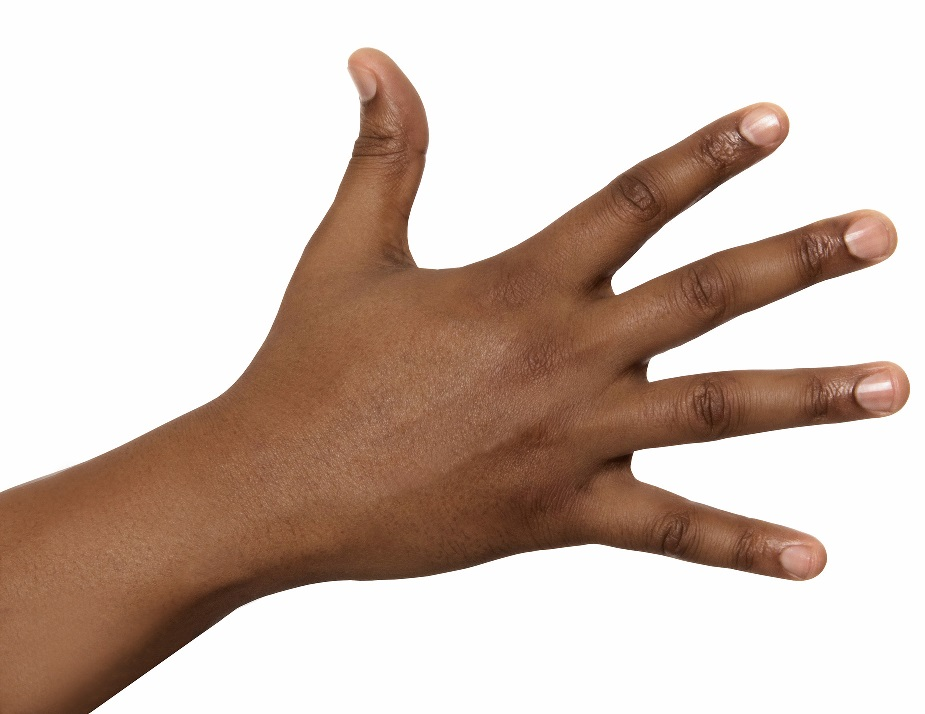
#> input picture images/hand_rotated.jpg, 925 x 714 px, given in place of the camera
$ python main.py
#> lines starting #> are read from the running program, lines starting #| are printed output that depends on the picture
### oldVersions/HandTrackingOnly/HandModel.py
# HSB - Computational Geometry
# Professor: Martin Hering-Bertram
# Authors:  Filips Mindelis
#           Tony Lattke

# Python Libraries
import cv2  # OpenCV

# Our Libraries


class HandModel:
    defects = []  # Coordinates of defects
    triangles = []  # Triangles (lines connected with the defect)
    fingers = []  # Coordinates of finger
    centerOfHand = None
    angles = []
    numberOfFingers = 0
    contours = None

    def __init__(self):
        self.resetModel()
        print("Model of the hand created")

    # [22 lines left out: function draw, not called in this run]

    def resetModel(self):
        self.defects = []  # Coordinates of defects
        self.triangles = []  # Triangles (lines connected with the defect)
        self.fingers = []  # Coordinates of finger
        self.centerOfHand = None
        self.angles = []
        self.numberOfFingers = 0
        self.contours = None

### oldVersions/HandTrackingOnly/colors_helpers.py
# HSB - Computational Geometry
# Professor: Martin Hering-Bertram
# Authors:  Filips Mindelis
#           Tony Lattke

# Change from RGB to BGR
def generateRGBToBGR(r, g, b):
    return (b, g, r)


# Colors
colors = {
    'red': generateRGBToBGR(255, 0, 0),
    'green': generateRGBToBGR(0, 255, 0),
    'blue': generateRGBToBGR(0, 0, 255),
    'cyan': generateRGBToBGR(0, 255, 255),
    'magenta': generateRGBToBGR(255, 0, 255),
    'yellow': generateRGBToBGR(255, 255, 0),
    'black': generateRGBToBGR(0, 0, 0),
    'white': generateRGBToBGR(255, 255, 255)
}

# Color settings
colorSettings = {
    'finger': colors['cyan'],
    'fingerPoint': colors['red'],
    'defect': colors['blue'],
    'center': colors['magenta'],
    'handSurface': colors['green']
}

### oldVersions/HandTrackingOnly/main.py
# HSB - Computational Geometry
# Professor: Martin Hering-Bertram
# Authors:  Filips Mindelis
#           Tony Lattke

# Python Libraries
import numpy as np
import os
import threading
import time

import cv2

import HandModel as hm
import Triangle as tr
import colors_helpers as ch
import math_helpers as mh


# addText - Add text in an image
# image : Target image
# text : Text
# point : Coordinate
def addText(image, text, point):
    fontSize = 1.0
    cv2.putText(image, text, point, cv2.FONT_HERSHEY_PLAIN, fontSize, ch.colors['white'])


# smoothPositionY - Generate a smooth value of y
# x - X coordinate
# y - Y coordinate
# n - Smooth factor
def smoothPositionY(x, y, n):
    return (y / x) * n


# HandTracking Processor class
class HandTracking:
    # Constructor
    def __init__(self):
        self.debugMode = True

        # Setting Camera
        # self.camera = cv2.VideoCapture("test.mp4")
        self.camera = cv2.VideoCapture(0)

        # Resolution of camera
        # self.camera.set(3, 1024)
        # self.camera.set(4, 800)

        self.previousPosition = 0  # Get the relative position of mouse pointer

        # Data
        self.Data = {"angles less 90": 0,
                     "hulls": 0,
                     "defects": 0,
                     "fingers": 0,
                     "fingers history": []
                     }

        # Settings
        self.settings = {
            'erode': 17,  # Erode
            'dilate': 9,  # Dilate
            'smooth': 23,  # Blur
            'upper': 22,  # Upper
            'filterUpS': 255,
            'filterUpV': 250,
            'lower': 0,  # Lower
            'filterDownS': 21,
            'filterDownV': 20,
            'minArea': 5e3
        }

        # Create a window with the filter options
        cv2.namedWindow("Filters")
        cv2.createTrackbar("erode", "Filters", self.settings["erode"], 255, self.onChange_erode)
        cv2.createTrackbar("dilate", "Filters", self.settings["dilate"], 255, self.onChange_dilate)
        cv2.createTrackbar("smooth", "Filters", self.settings["smooth"], 255, self.onChange_smooth)

        # Create model of the hand
        self.hand = hm.HandModel()

    # OnChange values functions
    # Update erosion value
    def onChange_erode(self, value):
        self.settings["erode"] = value + 1

    # Update dilatation value
    def onChange_dilate(self, value):
        self.settings["dilate"] = value + 1

    # Update the smooth Value
    def onChange_smooth(self, value):
        self.settings["smooth"] = value + 1

    # imageProcessing - Run the image processing
    def imageProcessing(self):
        self.hand.resetModel()
        ret, im = self.camera.read()
#> im is the input picture: shape (714, 925, 3); mean B, G, R 181.3, 191.2, 208.7
        im = cv2.flip(im, 1)
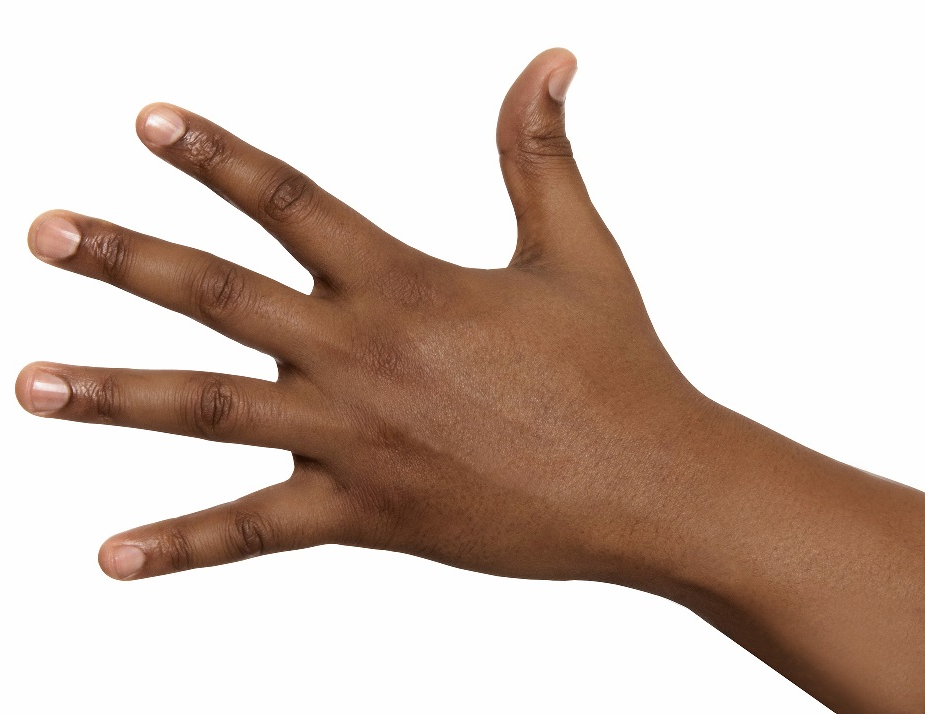
#> im: shape (714, 925, 3); mean B, G, R 181.3, 191.2, 208.7
        self.imOrig = im.copy()
        self.imNoFilters = im.copy()

        # Bluring
        im = cv2.blur(im, (self.settings["smooth"], self.settings["smooth"]))
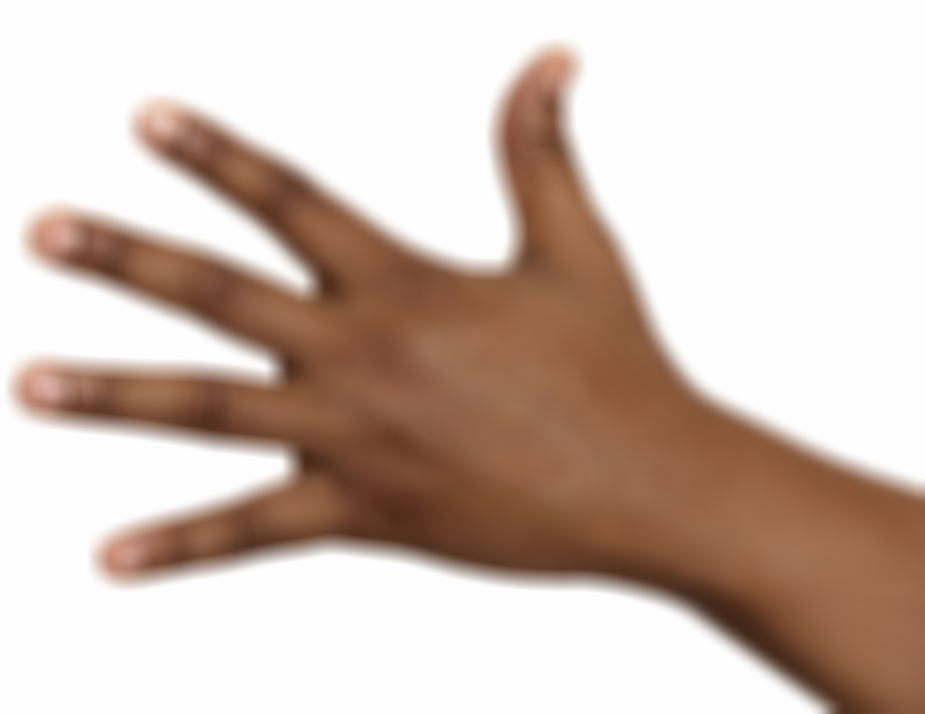
#> im: shape (714, 925, 3); mean B, G, R 181.3, 191.2, 208.7

        # Filtering the hand (Skin color)
        filter_ = self.filterSkin(im)
#> in filterSkin, `hsv_im = cv2.cvtColor(image, cv2.COLOR_BGR2HSV)`: hsv_im: shape (714, 925, 3); mean H, S, V 5, 50.3, 208.7
#> in filterSkin, `filter_im = cv2.inRange(hsv_im, LOWER, UPPER)`: filter_im: shape (714, 925); every value is 0

        # Erosion
        filter_ = cv2.erode(filter_,
                            cv2.getStructuringElement(cv2.MORPH_ELLIPSE,
                                                      (self.settings["erode"], self.settings["erode"])))

        # Dilation
        filter_ = cv2.dilate(filter_,
                             cv2.getStructuringElement(cv2.MORPH_ELLIPSE,
                                                       (self.settings["dilate"], self.settings["dilate"])))

        # Recognition of contours
        contours, hierarchy = cv2.findContours(filter_, cv2.RETR_LIST, cv2.CHAIN_APPROX_NONE)
#> contours = []
        # Filtering the contours
        allIdex = []
        for index in range(len(contours)):
            area = cv2.contourArea(contours[index])
            if area < self.settings['minArea']:
                allIdex.append(index)
#> this loop made 0 passes
#> after the loop, allIdex = []
        allIdex.sort(reverse=True)
        for index in allIdex:
            contours.pop(index)
        self.hand.contours = contours
        # No contours
        if len(contours) == 0:
            return

        # Getting Information of contours
        allIdex = []
        index_ = 0
        for cnt in contours:
            tempIm = im.copy()
            tempIm = cv2.subtract(tempIm, im)

            # Detect fingers
            hull = cv2.convexHull(cnt)
            self.last = None
            self.Data["hulls"] = 0
            for hu in hull:
                if self.last == None:
                    fingerPoint = tuple(hu[0])
                    self.hand.fingers.append(fingerPoint)
                else:
                    distance = mh.distance(self.last, tuple(hu[0]))
                    if distance > 40:  # Filtering Points
                        self.Data["hulls"] += 1
                        fingerPoint = tuple(hu[0])
                        self.hand.fingers.append(fingerPoint)
                self.last = tuple(hu[0])

            # Calculate the center of the hand
            M = cv2.moments(cnt)
            centroid_x = int(M['m10'] / M['m00'])
            centroid_y = int(M['m01'] / M['m00'])
            self.hand.centerOfHand = (centroid_x, centroid_y)

            # Calculate the defects (space between the fingers)
            hull = cv2.convexHull(cnt, returnPoints=False)
            angles = []
            defects = cv2.convexityDefects(cnt, hull)
            if defects == None:
                return

            # Generate the triangle, defect and angle list
            for i in range(defects.shape[0]):
                s, e, f, d = defects[i, 0]
                if d > 1000:
                    start = tuple(cnt[s][0])
                    end = tuple(cnt[e][0])
                    far = tuple(cnt[f][0])
                    triangle = tr.Triangle(far, start, end)
                    self.hand.triangles.append(triangle)
                    self.hand.defects.append(far)
                    self.hand.angles.append(triangle.angle())
            self.Data["defects"] = len(self.hand.defects)

            # Calculate the number of fingers
            anglesLess90 = filter(lambda a: a < 90, self.hand.angles)
            self.Data["angles less 90"] = len(anglesLess90)
            self.Data["fingers"] = len(anglesLess90) + 1

            self.Data["fingers history"].append(len(anglesLess90) + 1)
            self.hand.draw(tempIm, ch.colorSettings, 1, mh.radious)

            if len(self.Data["fingers history"]) > 10: self.Data["fingers history"].pop(0)
            self.imOrig = cv2.add(self.imOrig, tempIm)

            index_ += 1

        # Show the information
        if self.debugMode:
            yPos = 10
            pos = 20
            addText(self.imOrig, ("Angles less 90: " + str(self.Data["angles less 90"])), (yPos, pos))
            pos += 20
            addText(self.imOrig, ("Hulls: " + str(self.Data["hulls"])), (yPos, pos))
            pos += 20
            addText(self.imOrig, ("Defects: " + str(self.Data["defects"])), (yPos, pos))
            pos += 20
            addText(self.imOrig, ("Fingers: " + str(self.Data["fingers"])), (yPos, pos))
            pos += 20
            addText(self.imOrig, ("Fingers history: " + str(self.Data["fingers history"])), (yPos, pos))

        # Show the results
        cv2.imshow("HSB - Computational geometry - Lattke & Mindelis", self.imOrig)

    # ----------------------------------------------------------------------
    def filterSkin(self, image):
        # [6 lines of commented-out code are left out]
        LOWER = np.array([[0, 0, 0]], np.uint8)  # Schwarz untere Grenze
        UPPER = np.array([[180, 255, 35]], np.uint8)  # Schwarz obere Grenze
        # UPPER = np.array([self.settings["upper"], self.settings["filterUpS"], self.settings["filterUpV"]], np.uint8)
        # LOWER = np.array([self.settings["lower"], self.settings["filterDownS"], self.settings["filterDownV"]], np.uint8)
        hsv_im = cv2.cvtColor(image, cv2.COLOR_BGR2HSV)
        filter_im = cv2.inRange(hsv_im, LOWER, UPPER)
        return filter_im

    # actionMouse - Action with mouse
    def actionMouse(self):
        # Times of repeated number of fingers
        times = 3
        # Left click - 5 Fingers
        if self.Data["fingers history"][:times] == [5] * times:
            os.system("xdotool click 1")
            self.Data["fingers history"] = [0]  # Clear history
        # Right click - 3 Fingers
        elif self.Data["fingers history"][:times] == [3] * times:
            os.system("xdotool click 3")
            self.Data["fingers history"] = [0]  # Clear history

    # updateMousePosition - Update the position of the mouse pointer
    def updateMousePosition(self):
        currentPosition = self.hand.centerOfHand
        if currentPosition is not None:
            previousPosition = self.previousPosition
            newPosition = np.subtract(currentPosition, previousPosition)
            self.previousPosition = currentPosition

            if self.Data["fingers"] in [1]:
                try:
                    self.t.__stop.set()
                except:
                    pass
                # Thread to update the position of mouse
                self.t = threading.Thread(target=self.moveMouse, args=(newPosition))
                self.t.start()

    # moveMouse - Move the mouse pointer
    def moveMouse(self, x, y):
        mul = 2
        x *= mul
        y *= mul
        stepp = 10
        if x > 0:
            for i in range(0, x, stepp):
                os.system("xdotool mousemove_relative -- %d %d" % (i, smoothPositionY(x, y, i)))
        if x < 0:
            for i in range(x, 0, stepp):
                os.system("xdotool mousemove_relative -- %d %d" % (i, smoothPositionY(x, y, i)))
        time.sleep(0.2)


# Main
if __name__ == '__main__':
    tracking = HandTracking()

    # Main loop
    while True:
        tracking.imageProcessing()
        tracking.actionMouse()
        tracking.updateMousePosition()
        # Exit - Key q
        if cv2.waitKey(1) & 0xFF == ord('q') | cv2.waitKey(1) == 27: break
#> (key q is pressed here)
#> (key Esc is pressed here)

    # End
    tracking.camera.release()
    cv2.destroyAllWindows()

$ run again, on images/finger_1.png
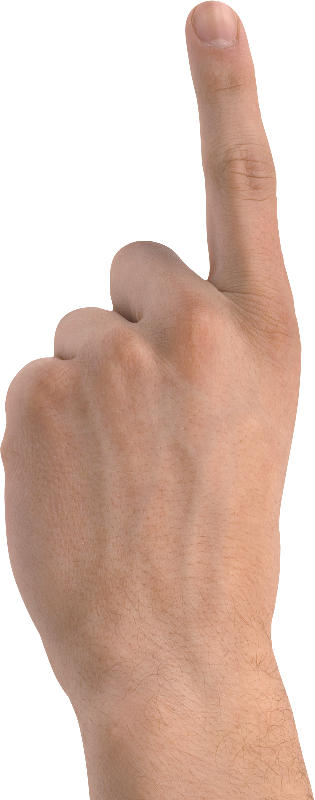
#> input picture images/finger_1.png, 315 x 800 px, given in place of the camera
#> in imageProcessing, im is the input picture: shape (800, 315, 3); mean B, G, R 177.3, 190.3, 217.6
#> in imageProcessing, `im = cv2.flip(im, 1)`:
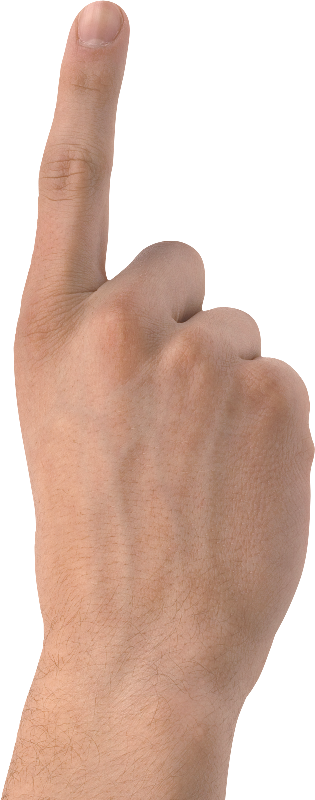
#> im: shape (800, 315, 3); mean B, G, R 177.3, 190.3, 217.6
#> in imageProcessing, `im = cv2.blur(im, (self.settings["smooth"], self.settings["smooth"]))`:
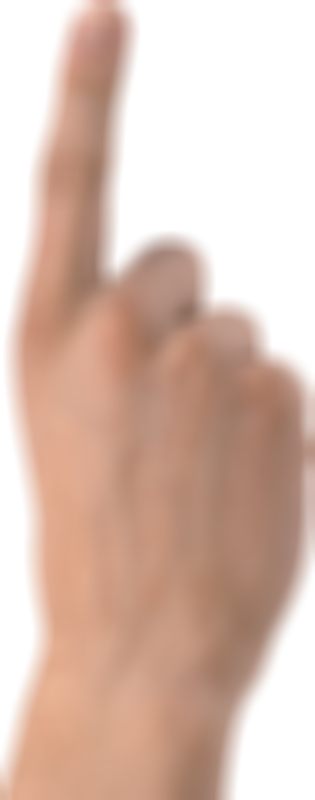
#> im: shape (800, 315, 3); mean B, G, R 177.2, 190.3, 217.6
#> hsv_im: shape (800, 315, 3); mean H, S, V 6.5, 52.8, 217.6
#> filter_im: shape (800, 315); every value is 0
#> contours = []

$ run again, on images/finger_almost_closed.png
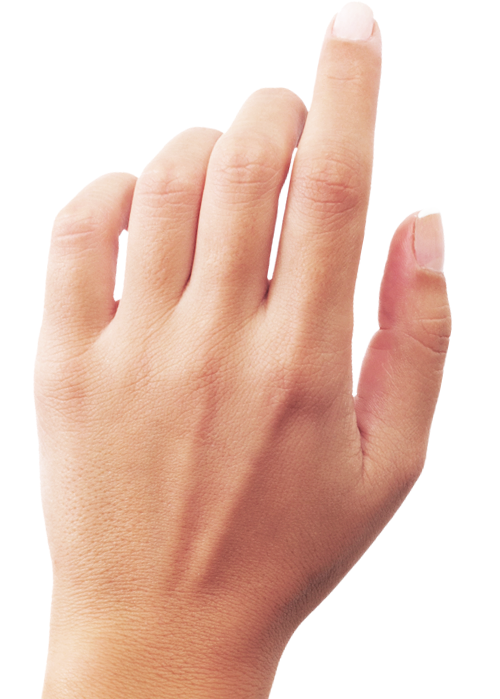
#> input picture images/finger_almost_closed.png, 500 x 699 px, given in place of the camera
#> in imageProcessing, im is the input picture: shape (699, 500, 3); mean B, G, R 190.4, 203.1, 233.1
#> in imageProcessing, `im = cv2.flip(im, 1)`:
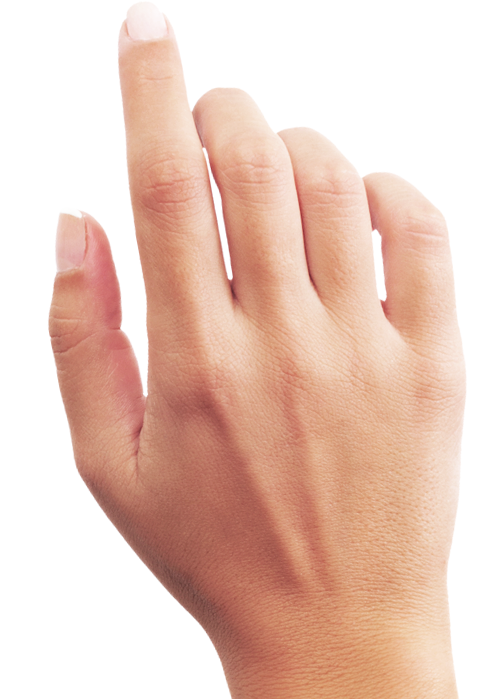
#> im: shape (699, 500, 3); mean B, G, R 190.4, 203.1, 233.1
#> in imageProcessing, `im = cv2.blur(im, (self.settings["smooth"], self.settings["smooth"]))`:
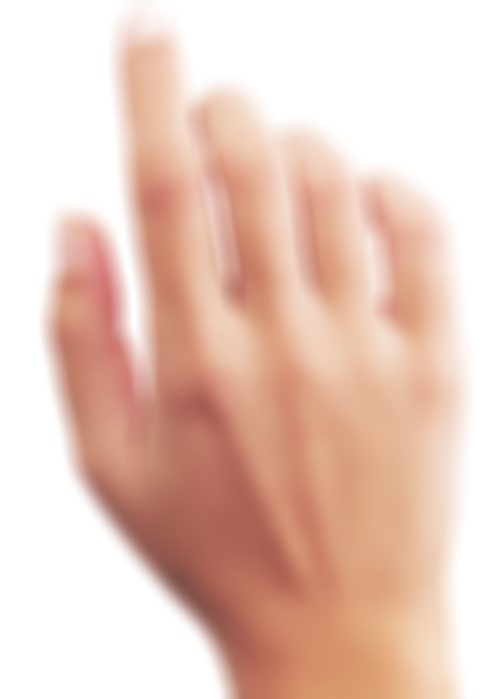
#> im: shape (699, 500, 3); mean B, G, R 190.4, 203.1, 233.1
#> hsv_im: shape (699, 500, 3); mean H, S, V 5.7, 51.5, 233.1
#> filter_im: shape (699, 500); every value is 0
#> contours = []
